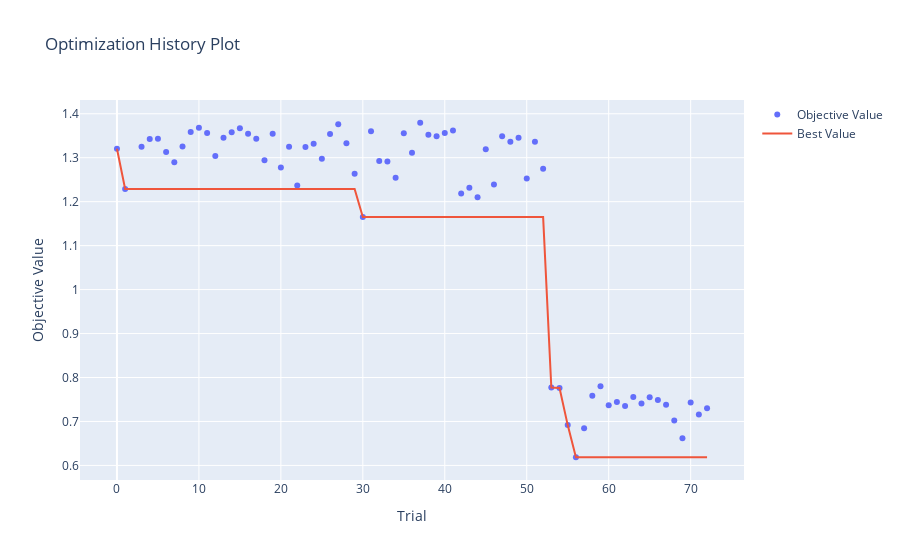
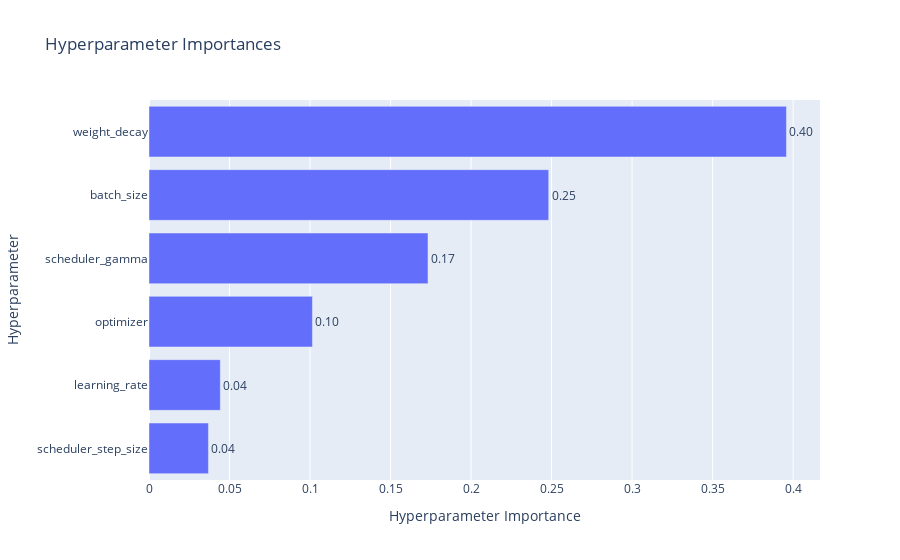
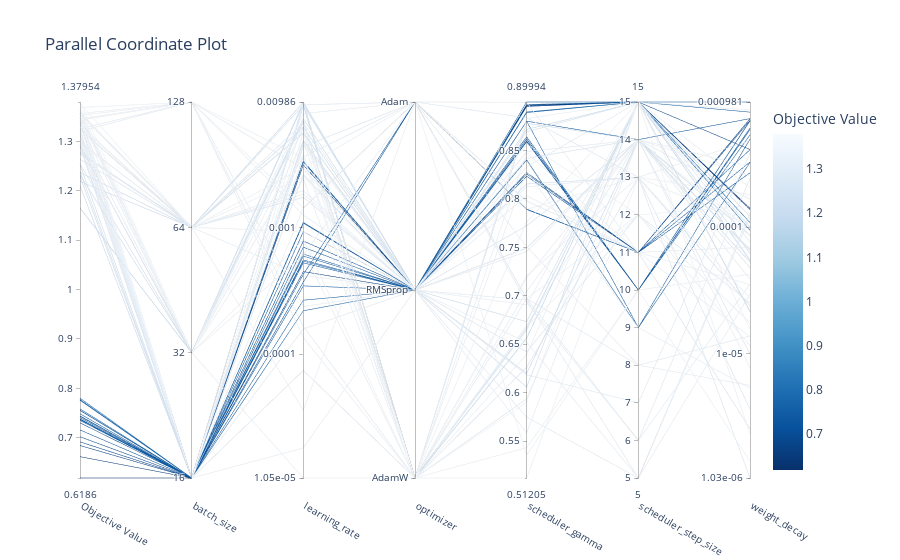

Notebook cell for these charts, in order:
### Code cell
results = run_hyperparameter_tuning(X_train_tensor, train_loader, valid_loader)
